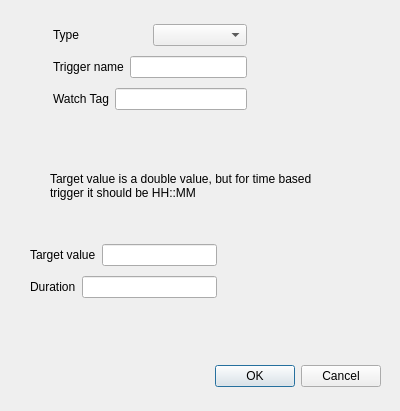
<?xml version="1.0" encoding="UTF-8"?>
<ui version="4.0">
 <class>AddTrigger</class>
 <widget class="QDialog" name="AddTrigger">
  <property name="geometry">
   <rect>
    <x>0</x>
    <y>0</y>
    <width>400</width>
    <height>411</height>
   </rect>
  </property>
  <property name="windowTitle">
   <string>Dialog</string>
  </property>
  <widget class="QDialogButtonBox" name="buttonBox">
   <property name="geometry">
    <rect>
     <x>40</x>
     <y>360</y>
     <width>341</width>
     <height>32</height>
    </rect>
   </property>
   <property name="orientation">
    <enum>Qt::Orientation::Horizontal</enum>
   </property>
   <property name="standardButtons">
    <set>QDialogButtonBox::StandardButton::Cancel|QDialogButtonBox::StandardButton::Ok</set>
   </property>
  </widget>
  <widget class="QWidget" name="layoutWidget">
   <property name="geometry">
    <rect>
     <x>53</x>
     <y>20</y>
     <width>194</width>
     <height>95</height>
    </rect>
   </property>
   <layout class="QVBoxLayout" name="verticalLayout">
    <item>
     <layout class="QHBoxLayout" name="horizontalLayout">
      <item>
       <widget class="QLabel" name="label">
        <property name="text">
         <string>Type</string>
        </property>
       </widget>
      </item>
      <item>
       <widget class="QComboBox" name="cbType"/>
      </item>
     </layout>
    </item>
    <item>
     <layout class="QHBoxLayout" name="horizontalLayout_2">
      <item>
       <widget class="QLabel" name="label_2">
        <property name="text">
         <string>Trigger name</string>
        </property>
       </widget>
      </item>
      <item>
       <widget class="QLineEdit" name="triggerName"/>
      </item>
     </layout>
    </item>
    <item>
     <layout class="QHBoxLayout" name="horizontalLayout_3">
      <item>
       <widget class="QLabel" name="label_3">
        <property name="text">
         <string>Watch Tag</string>
        </property>
       </widget>
      </item>
      <item>
       <widget class="QLineEdit" name="watchTag"/>
      </item>
     </layout>
    </item>
   </layout>
  </widget>
  <widget class="QLabel" name="label_6">
   <property name="geometry">
    <rect>
     <x>50</x>
     <y>150</y>
     <width>281</width>
     <height>71</height>
    </rect>
   </property>
   <property name="text">
    <string>Target value is a double value, but for time based trigger it should be HH::MM</string>
   </property>
   <property name="textFormat">
    <enum>Qt::TextFormat::PlainText</enum>
   </property>
   <property name="wordWrap">
    <bool>true</bool>
   </property>
  </widget>
  <widget class="QWidget" name="">
   <property name="geometry">
    <rect>
     <x>30</x>
     <y>240</y>
     <width>187</width>
     <height>62</height>
    </rect>
   </property>
   <layout class="QVBoxLayout" name="verticalLayout_2">
    <item>
     <layout class="QHBoxLayout" name="horizontalLayout_4">
      <item>
       <widget class="QLabel" name="label_4">
        <property name="text">
         <string>Target value</string>
        </property>
       </widget>
      </item>
      <item>
       <widget class="QLineEdit" name="targetValue"/>
      </item>
     </layout>
    </item>
    <item>
     <layout class="QHBoxLayout" name="horizontalLayout_5">
      <item>
       <widget class="QLabel" name="label_5">
        <property name="text">
         <string>Duration</string>
        </property>
       </widget>
      </item>
      <item>
       <widget class="QLineEdit" name="duration"/>
      </item>
     </layout>
    </item>
   </layout>
  </widget>
 </widget>
 <resources/>
 <connections>
  <connection>
   <sender>buttonBox</sender>
   <signal>accepted()</signal>
   <receiver>AddTrigger</receiver>
   <slot>accept()</slot>
   <hints>
    <hint type="sourcelabel">
     <x>248</x>
     <y>254</y>
    </hint>
    <hint type="destinationlabel">
     <x>157</x>
     <y>274</y>
    </hint>
   </hints>
  </connection>
  <connection>
   <sender>buttonBox</sender>
   <signal>rejected()</signal>
   <receiver>AddTrigger</receiver>
   <slot>reject()</slot>
   <hints>
    <hint type="sourcelabel">
     <x>316</x>
     <y>260</y>
    </hint>
    <hint type="destinationlabel">
     <x>286</x>
     <y>274</y>
    </hint>
   </hints>
  </connection>
 </connections>
</ui>
